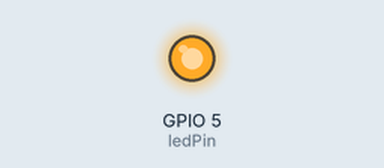
Bench run of a program on a simulated ESP8266 (Wemos D1 mini). Shown: output pins drawn as LEDs (lit = HIGH). What the program prints to the serial monitor is not drawn. At 0.1 s the program puts the board to deep sleep or switches it off; the recording ends there.

Above: at 0.05 s.
Timing chart, 0 to 0.1 s (numbered marks = the images above):
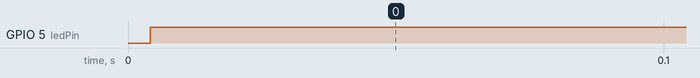

Measured:
- by itself, GPIO 5 (ledPin): LOW → HIGH at 0.00 s

The program:

main.cpp
```cpp
#include <Arduino.h>
#include <ESP8266WiFi.h>
#include <espnow.h>

// MAC Address (NODEMCU)-NodoCentral
uint8_t broadcastAddress[] = {0xEC, 0xFA, 0xBC, 0x21, 0x2A, 0x8E}; //

const int analogPin = A0;   // pin analógico
const int ledPin = 5;       // pin de parpadeo en la recepción del callback
bool receivedOk = false;    // indica si se recibió un mensaje

typedef struct struct_message { // Estructura del menaje a enviar
  int valueA0;
} struct_message;

// Iniciar una variable con la estructura del mensaje
struct_message myData;

//unsigned long lastTime = 0;
//unsigned long T = 1000;  // periodo de muestreo
uint32_t T = 8e6;  // Tiempo en modo deep-sleep en microsegundos

// Función Callback cuando la data es enviada
void OnDataSent(uint8_t *mac_addr, uint8_t sendStatus) {
  Serial.print("Estado del último envío: ");
  if (sendStatus == 0){
    Serial.println("OK");
    receivedOk = true;
  }
  else{
    Serial.println("Envío fallido");
  }
}

void setup() {
  pinMode(ledPin,OUTPUT);

  Serial.begin(115200); // Iniciar comunicación serial
  WiFi.mode(WIFI_STA);  // Iniciar Wi-Fi en modo estación
  WiFi.disconnect();

  // Iniciar ESP-NOW
  if (esp_now_init() != 0) {
    Serial.println("Error inicializando ESP-NOW");
    return;
  }

  esp_now_set_self_role(ESP_NOW_ROLE_CONTROLLER); // Asignar rol de controlador
  esp_now_register_send_cb(OnDataSent); // Asignar función callback
  esp_now_add_peer(broadcastAddress, ESP_NOW_ROLE_SLAVE, 1, NULL, 0); // Registrar receptor (par)

  myData.valueA0 = analogRead(analogPin); // Setear valores del mensaje a enviar
  //myData.id = BOARD_ID;
  Serial.println();
  Serial.print("A0: ");
  Serial.println(myData.valueA0);
  esp_now_send(broadcastAddress, (uint8_t *) &myData, sizeof(myData)); // Enviar mensaje via ESP-NOW
}

void loop() {
  //if ((millis() - lastTime) > T) {

    //simulación opcional de la lectura analógica
    /*if(analog>=850){
      incr = -5;
    }
    if(analog<=250){
      incr = 5;
    }
    analog = analog + incr;
    */


    //lastTime = millis();
  //}

  if(receivedOk){
    digitalWrite(ledPin,HIGH);
    delay(100);
    //digitalWrite(ledPin,LOW);
    //receivedOk = false;

    ESP.deepSleep(T, WAKE_RF_DEFAULT); // Calibración de señal de radio si es necesario
    }
}
```
